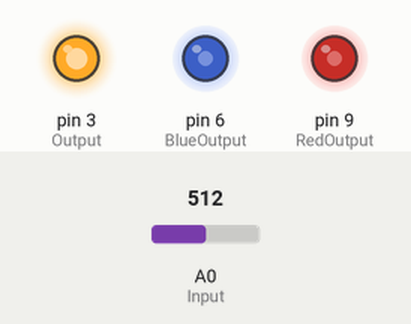
This sketch was run on a simulated Arduino Uno, built with avr-gcc and run on an emulated ATmega328P. Parts: output pins drawn as LEDs (lit = HIGH). Inputs (shaded band) come from the test bench; at power-on: A0 (Input) = 512.

Above: at 1.2 s.
1.3 s: A0 (Input) set to 716
At 2.4 s:
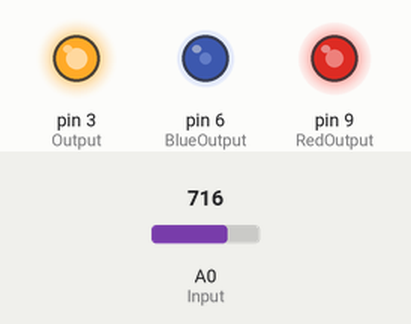
2.8 s: A0 (Input) set to 900
At 3.6 s:
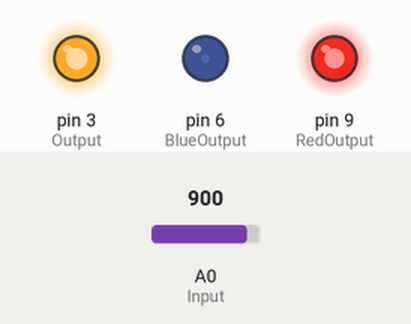
4.3 s: A0 (Input) set to 1023
At 4.7 s:
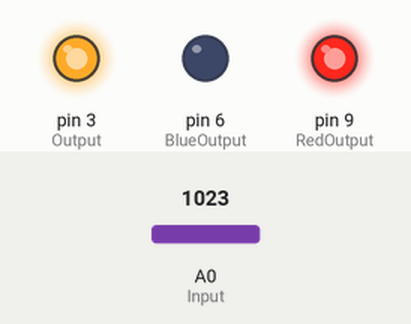
5.8 s: A0 (Input) set to 306
At 7.0 s:
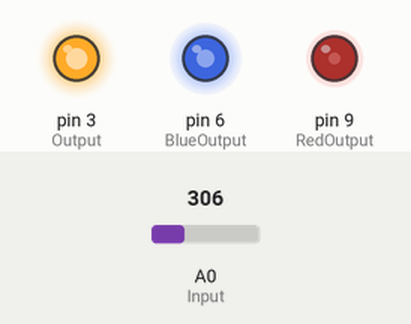
7.3 s: A0 (Input) set to 122
At 8.2 s:
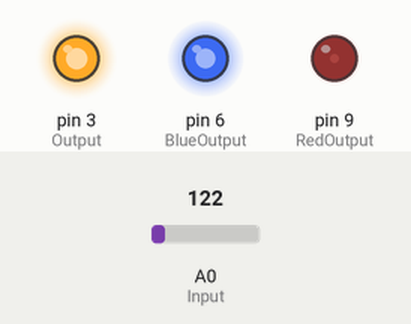
Timing chart, 0 to 9.8 s (numbered marks = the images above; inputs shaded):
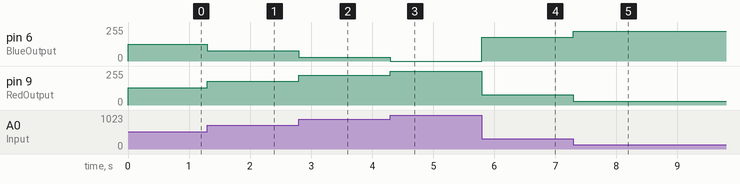

Measured:
- after the input at 1.3 s, pin 6 (BlueOutput): 127/255 → 76/255 at once; pin 9 (RedOutput): 128/255 → 179/255 at once
- after the input at 2.8 s, pin 6 (BlueOutput): 76/255 → 30/255 at once; pin 9 (RedOutput): 179/255 → 225/255 at once
- after the input at 4.3 s, pin 6 (BlueOutput): 30/255 → 0/255 at once; pin 9 (RedOutput): 225/255 → 255/255 at once
- after the input at 5.8 s, pin 6 (BlueOutput): 0/255 → 179/255 at once; pin 9 (RedOutput): 255/255 → 76/255 at once
- after the input at 7.3 s, pin 6 (BlueOutput): 179/255 → 225/255 at once; pin 9 (RedOutput): 76/255 → 30/255 at once

The sketch:

redToBlue.ino
```cpp
// simple code to make an RGB LED red or blue (or purple)


const int Output = 3; // output voltage
const int RedOutput = 9; // analog write for red
const int BlueOutput = 6; // analog write for blue
const int Input = A0; // the analog reading source

// sets up all the pins, and sets the OutPut to write
void setup() {
  // put your setup code here, to run once:
  pinMode(Output, OUTPUT);
  digitalWrite(Output, HIGH);
  pinMode(RedOutput, OUTPUT);
  pinMode(BlueOutput, OUTPUT);
  pinMode(Input, INPUT);
}

void loop() {
  int readValue = analogRead(Input);
  int redValue = readValue / 4;
  analogWrite(RedOutput, redValue);
  analogWrite(BlueOutput, 255 - redValue);
}
```
